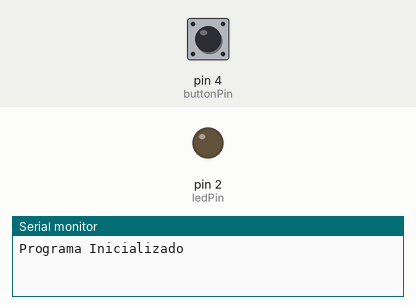
Bench run of a sketch on a simulated Arduino Uno, built with avr-gcc and run on an emulated ATmega328P. Parts: output pins drawn as LEDs (lit = HIGH), the last lines printed to the serial monitor. Dashed ring = blinking. The test bench sets the inputs (shaded band); at power-on: pin 4 (buttonPin) HIGH.

Above: at 1.2 s.
1.3 s: pin 4 (buttonPin) pulled LOW for 1 s
At 3.4 s:
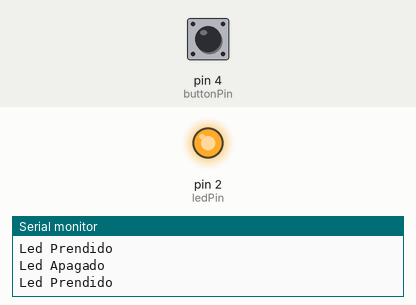
3.8 s: pin 4 (buttonPin) pulled LOW for 3.2 s
At 4.1 s:
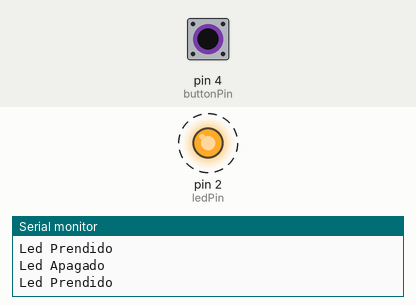
8.5 s: pin 4 (buttonPin) pulled LOW for 0.25 s
At 9.6 s:
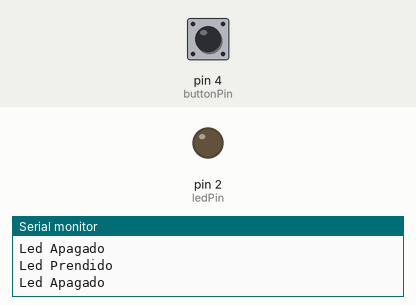
Timing chart, 0 to 11.5 s (numbered marks = the images above; inputs shaded):
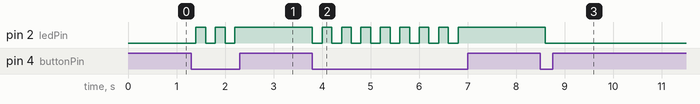

The sketch:

Toggle_Button.ino
```cpp
int buttonPin = 4;
int ledPin = 2;
int buttonRead;
int ledState = 0;


void setup() {

  Serial.begin(9600);
  pinMode(buttonPin, INPUT);
  pinMode(ledPin, OUTPUT);
  Serial.println("Programa Inicializado");

}

void loop() {

  buttonRead = digitalRead(buttonPin);
  if (buttonRead == 0 && ledState == 0) {
    digitalWrite(ledPin, HIGH);
    ledState = 1;
    Serial.println("Led Prendido");

  } else if (buttonRead == 0 && ledState == 1) {
    digitalWrite(ledPin, LOW);
    Serial.println("Led Apagado");
    ledState = 0;

  }
  delay (200);
}
```

Measured:
- after the input at 1.3 s, pin 2 (ledPin): alternates HIGH for 0.20 s and LOW for 0.20 s, 5 changes in all, then stays HIGH, starting after 0.10 s
- after the input at 3.8 s, pin 2 (ledPin): alternates HIGH for 0.20 s and LOW for 0.20 s, 16 changes in all, then stays HIGH, starting at once
- after the input at 8.5 s, pin 2 (ledPin): HIGH → LOW after 0.10 s
